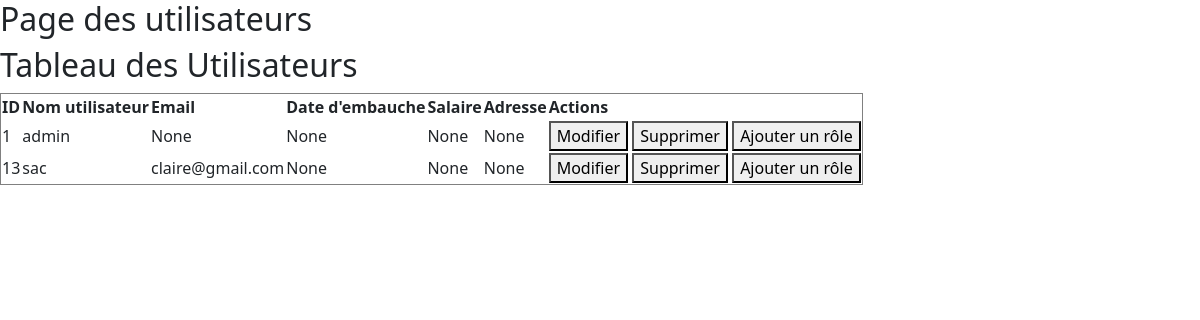
The page /user/ on the database as committed earlier.
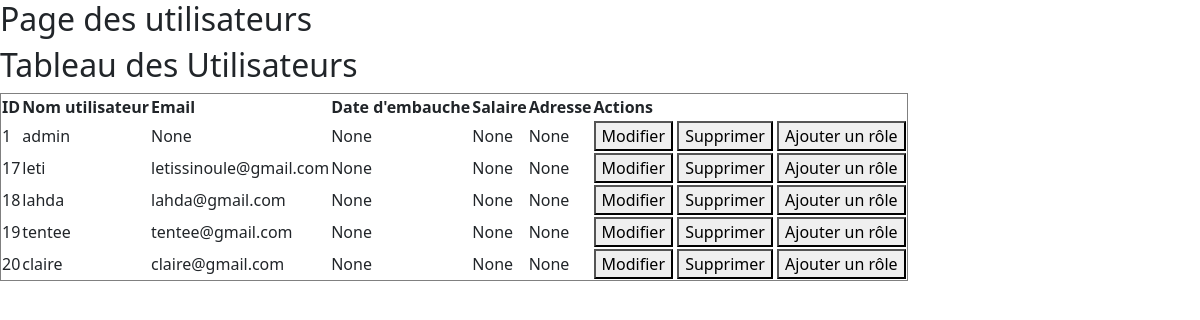
The same page on the database as committed later.
### customuser/models.py (models this page shows, shortened)
class CustomUser(AbstractUser):
    username = models.CharField(_("User name"),  max_length=255, unique=True)
    position = models.CharField(max_length=100,default='')
    date_of_hire = models.DateField(null=True, blank=True)
    salary = models.DecimalField(max_digits=10, decimal_places=2, null=True, blank=True)
    address = models.TextField(null=True, blank=True)
    phone_number = models.CharField(max_length=15, blank=True, null=True)
    email = models.EmailField(blank=True, null=True)
    department = models.CharField(max_length=100,default='')
    ROLES = (
        (1, 'Développeur'),
        (2, 'Gestionnaire RH'),
        (3, 'Formateur'),
        (4, 'Chef des projets'),
        (5, 'Apprenant'),
    )
    role = models.PositiveIntegerField(default=None, null=True, blank=True, choices=ROLES)
    USERNAME_FIELD = "username"
    REQUIRED_FIELDS = []
    objects = CustomUserManager()

### customuser/views.py (the view)
# urls.py: path('', views.index, name="authentification.index"),
def index(request):
    users = CustomUser.objects.all()
    return render(request, 'customuser/index.html', {'users': users})

### customuser/templates/customuser/index.html (shortened to what this page needs)
{% extends 'base.html'%}
{% block content %}
<h2>Tableau des Utilisateurs</h2>
  <table border="1">
    <thead>
      <tr>
        <th>ID</th>
        <th>Nom utilisateur</th>
        <th>Email</th>
        <th>Date d'embauche</th>
        <th>Salaire</th>
        <th>Adresse</th>
        <th>Actions</th>
      </tr>
    </thead>
    <tbody>
      {% for user in users %}
        <tr>
          <td>{{ user.id }}</td>
          <td>{{ user.username }}</td>
          <td>{{ user.email }}</td>
          <td>{{ user.date_of_hire}}</td>
          <td>{{ user.salary}}</td>
          <td>{{ user.address}}</td>
          <td>
            <a href="#"><button type="button">Modifier</button></a>
            <a href="#"><button type="button">Supprimer</button></a>
            <a href="#"><button type="button">Ajouter un rôle</button></a>
          </td>
        </tr>
      {% endfor %}
    </tbody>
  </table>
{% endblock %}

### authentification/templates/base.html (shortened to what this page needs)
<!DOCTYPE html>
<html>
  <head>
    <link
      href="https://cdn.jsdelivr.net/npm/bootstrap@5.3.2/dist/css/bootstrap.min.css"
      rel="stylesheet"
    />
    <link
      rel="stylesheet"
      href="https://cdn.jsdelivr.net/npm/bootstrap-icons@1.11.2/font/bootstrap-icons.min.css"
    />
  </head>
  <body>
    <h2>{% block title %} {% endblock %}</h2>
    {% block content %} {% endblock %}
  </body>
</html>

Rows that differ between the two databases and show on the page:
removed CustomUser: id "13", username "sac", email "claire@gmail.com", date_of_hire "None", salary "None", address "None"
added CustomUser: id "17", username "leti", email "letissinoule@gmail.com", date_of_hire "None", salary "None", address "None"
added CustomUser: id "18", username "lahda", email "lahda@gmail.com", date_of_hire "None", salary "None", address "None"
added CustomUser: id "19", username "tentee", email "tentee@gmail.com", date_of_hire "None", salary "None", address "None"
added CustomUser: id "20", username "claire", email "claire@gmail.com", date_of_hire "None", salary "None", address "None"
